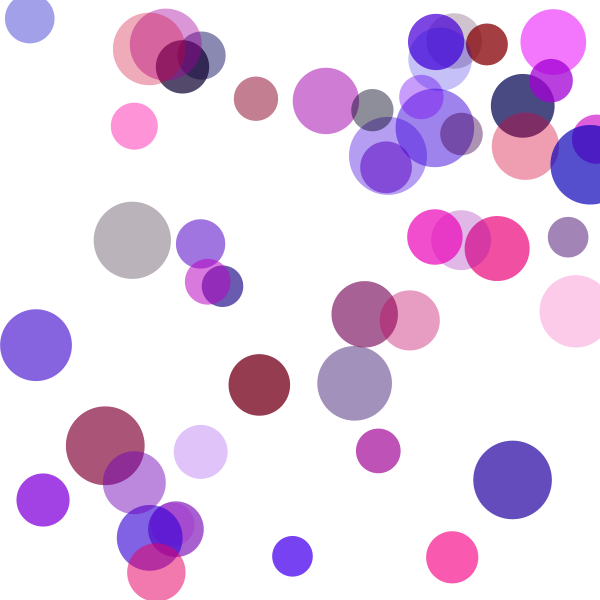
Frame 1 (no input)
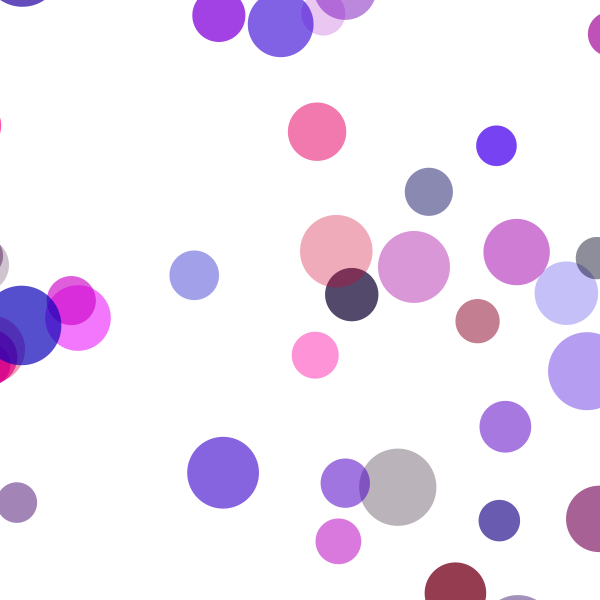
Frame 60 (the mouse pressed at the canvas centre just before this capture)
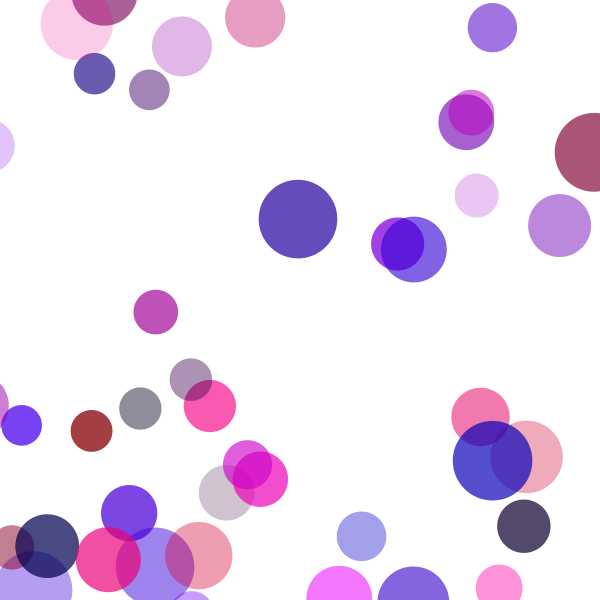
Frame 120 (the mouse held since frame 60 and released just before this capture)

The Processing sketch that drew these frames (run headless with seeded random() and noise(); from frame 60 on, the mouse is pressed at the canvas centre):

// Processing sketch: sketch_03_colorfulcirclesintrotoarrays_pde
// ── sketch_03_colorfulcirclesintrotoarrays_pde.pde
int amount = 50;


float [] x = new float [amount];
float [] y = new float [amount];
float [] size = new float [amount];
color [] c = new color [amount];
float [] xspeed = new float [amount];
float [] yspeed = new float [amount];

void setup () {
  size (600, 600);
  for (int i = 0; i<amount; i++) {
    x [i] = random (width);
    y [i] = random (height);
    size [i] = random (40, 80);
    c [i] = color(random (255), random (0), random (255), random (50,200));
    xspeed [i] = random (2, 5);
    yspeed [i] = random (2, 5);
  }
}

void draw () {
  background (255);
  for (int i = 0; i < amount; i++) {
    fill(c[i]);
    noStroke();
    circle(x [i], y [i], size [i]);
    x [i] = x[i] + xspeed[i];
    y [i] += yspeed[i];

    if (x[i] > width + size[i]) {
      x[i] = -size[i];
  }

  if (y[i] > height + size[i]) {
    y [i] = -size[i];
  }
}
}

void mousePressed () {
  int i = floor(random (amount));
  x[i] = mouseX;
  y[i] = mouseY;
  println("X coordinates:");
  printArray(x);
  println("Y coordinates:");
  printArray(y);
}
